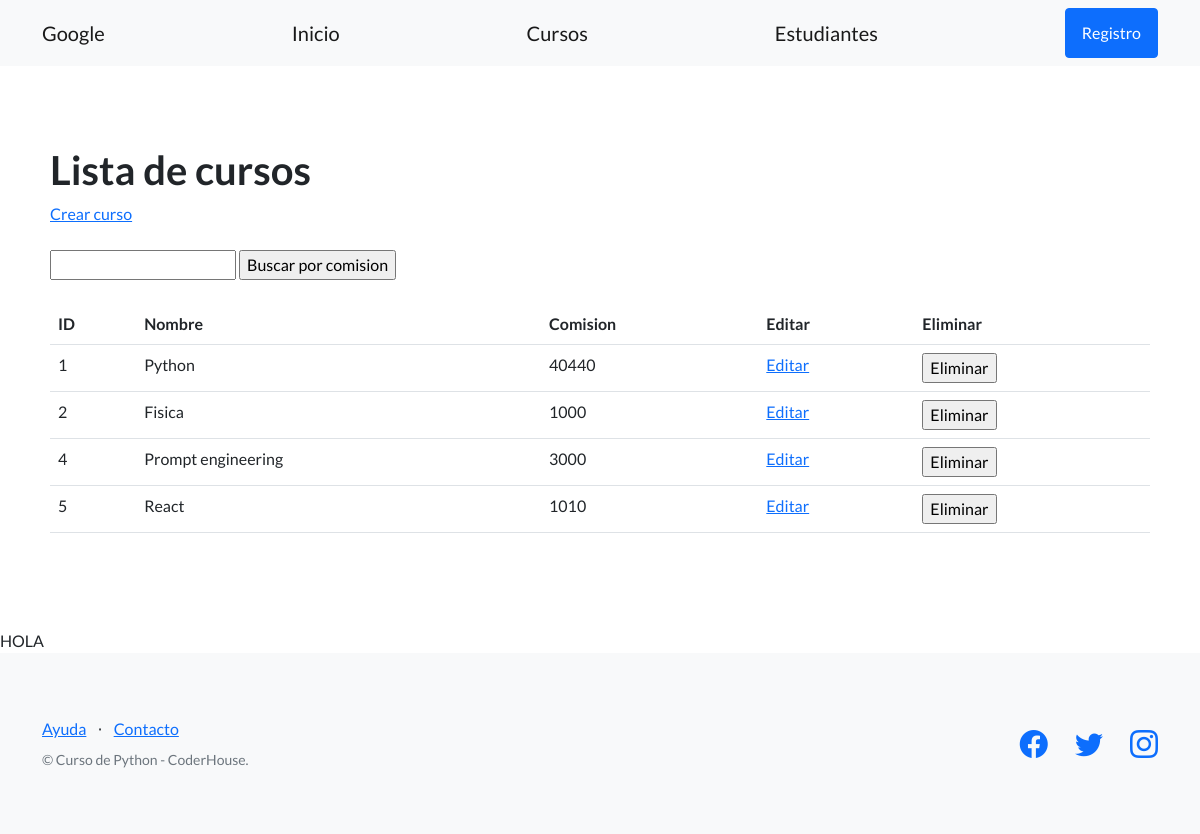
/estudios/cursos/, run on an earlier commit of the app's database.
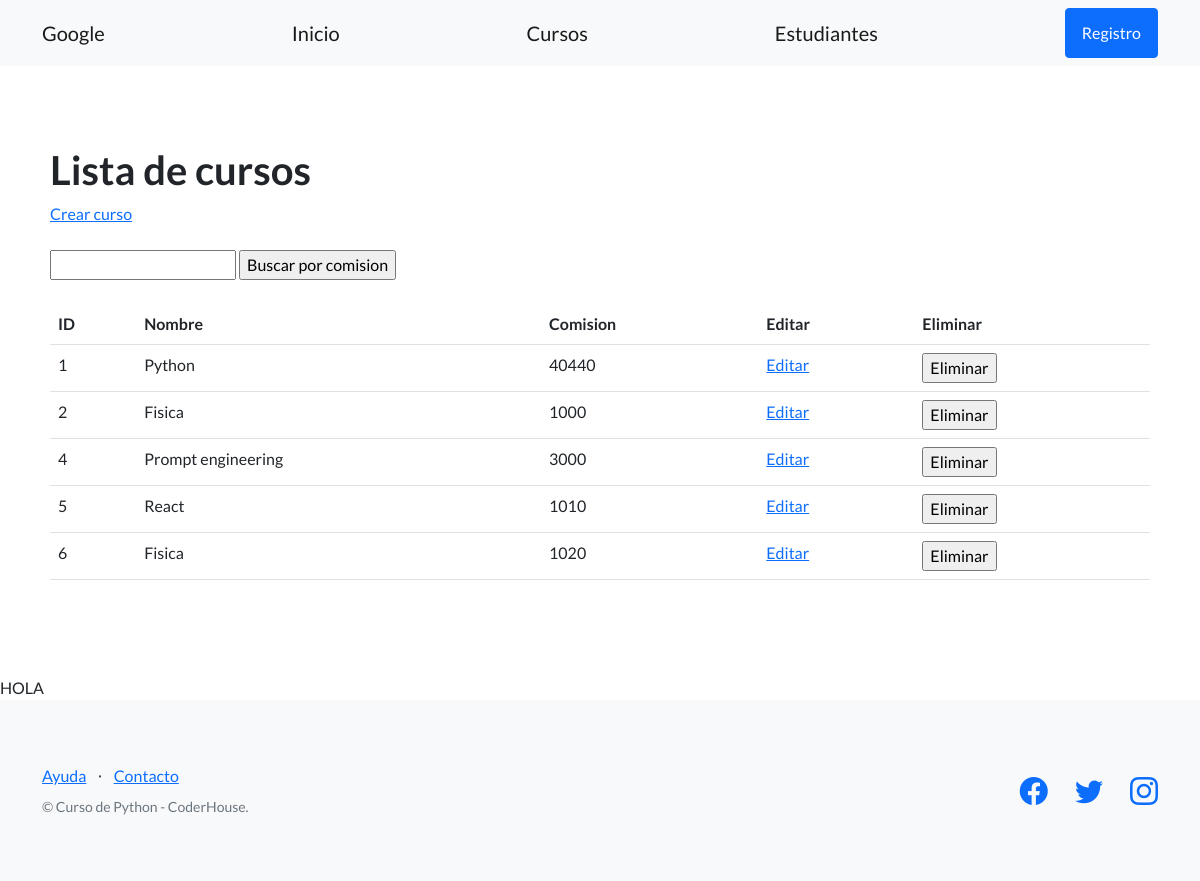
And on a later commit of the database.
### control_estudios/models.py (models this page shows, shortened)
class Curso(models.Model):
    nombre = models.CharField(max_length=164) #Equivalente de str
    comision = models.IntegerField() # Equivalente de int

### control_estudios/views.py (the view)
# urls.py: path("cursos/", listar_cursos, name="lista_cursos"),
def listar_cursos(request):
    contexto = {
        "cursos": Curso.objects.all(),
    }
    http_response = render(
        request = request,
        template_name='control_estudios/lista_cursos.html',
        context = contexto,
    )
    return http_response

### control_estudios/templates/control_estudios/lista_cursos.html (shortened to what this page needs)
{% extends "control_estudios/base.html" %}
{% block contenido %}
<section>
    <div>
        <h1>Lista de cursos</h1>
        <a href="{% url 'crear_curso' %}">Crear curso</a>
        <br><br>
        <form action="{% url 'buscar_cursos' %}" method="post">
            <input type="text" name="busqueda">
            <input type="submit" value="Buscar por comision">
        </form>
        <br>
        <table class="table">
            <tbody>
                <tr>
                    <th>ID</th>
                    <th>Nombre</th>
                    <th>Comision</th>
                    <th>Editar</th>
                    <th>Eliminar</th>
                </tr>
                {% for curso in cursos %}
                <tr>
                    <td>{{ curso.id }} </td>
                    <td>{{ curso.nombre }} </td>
                    <td>{{ curso.comision }} </td>
                    <td>
                        <a href="{% url 'editar_curso' curso.id %}">Editar</a>
                    </td>
                    <td>
                        <form action="{% url 'eliminar_curso' curso.id %}" method="post">
                        <input type="submit" value="Eliminar">
                        </form>
                    </td>
                </tr>
                {% endfor %}
            </tbody>
        </table>
    </div>
</section>
{% endblock contenido %}

What changed in the data, as far as the page shows it:
added Curso: id "6", nombre "Fisica", comision "1020"
